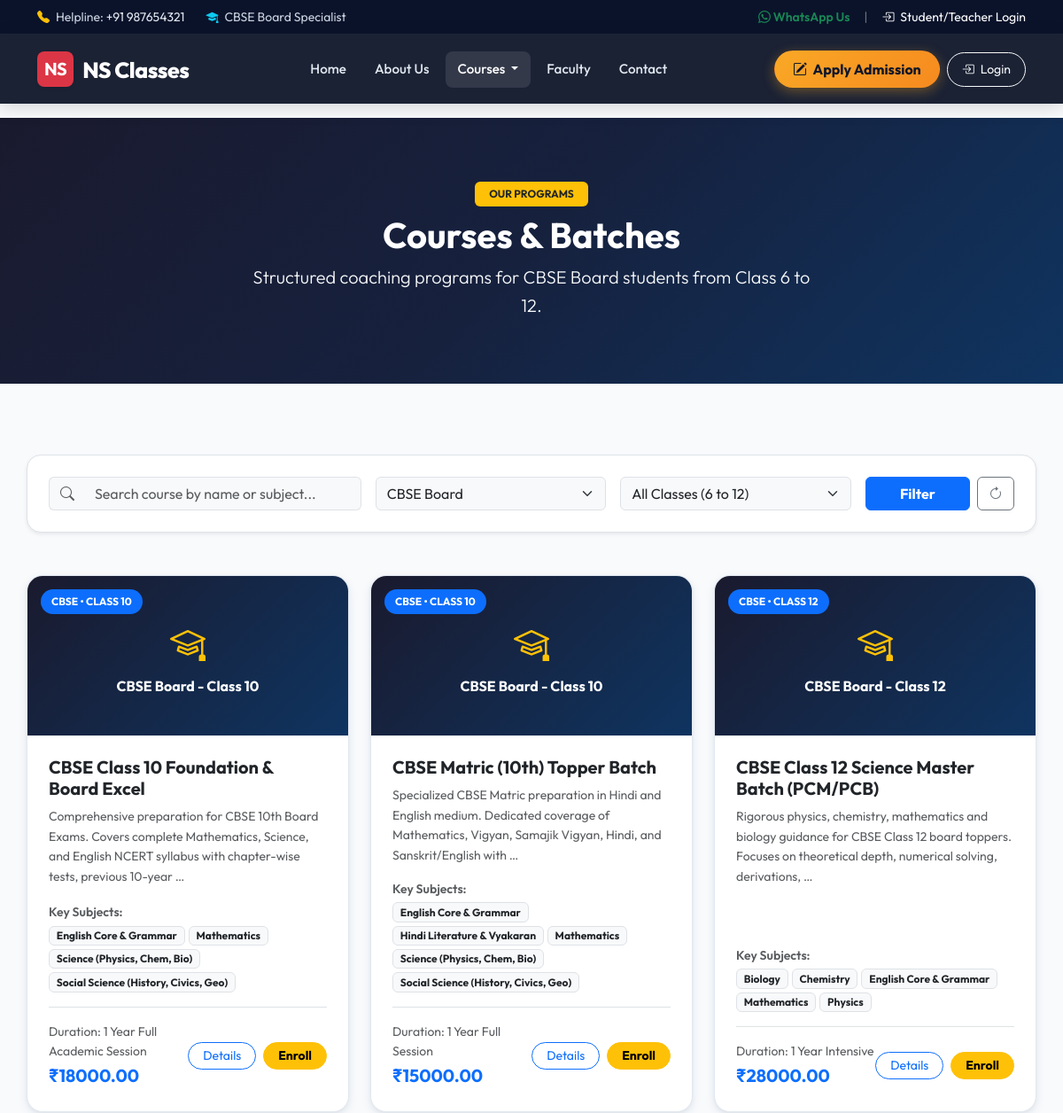
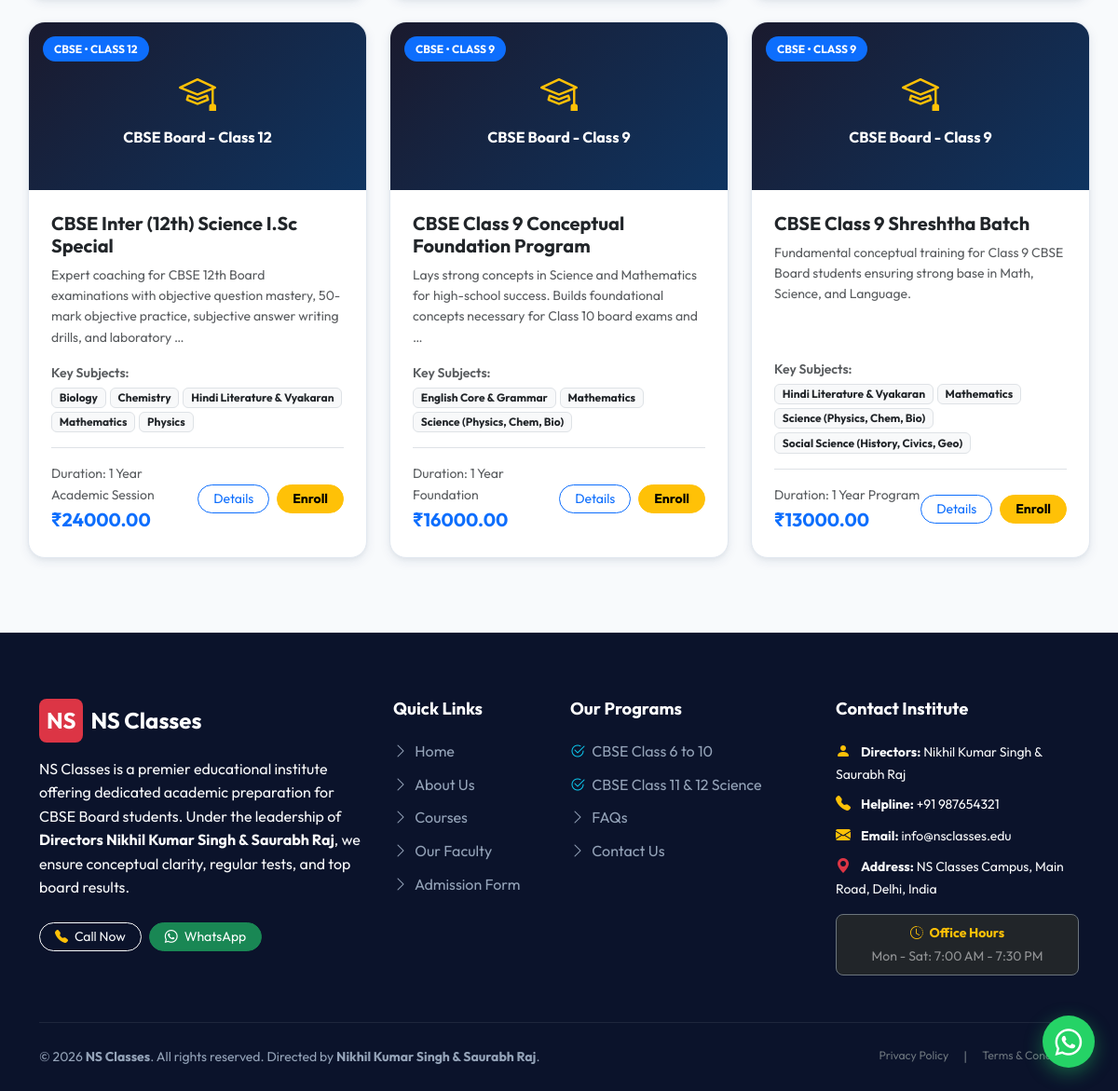
Page /courses/ on the committed database (2 pictures, top to bottom).
### courses/models.py (models this page shows, shortened)
class Course(models.Model):
    BOARD_CHOICES = [
        ('CBSE', 'CBSE Board'),
    ]
    CLASS_CHOICES = [(str(i), f'Class {i}') for i in range(6, 13)]
    name = models.CharField(max_length=200)
    description = models.TextField()
    board = models.CharField(max_length=10, choices=BOARD_CHOICES)
    class_level = models.CharField(max_length=5, choices=CLASS_CHOICES, verbose_name='Class')
    subjects = models.ManyToManyField(Subject, related_name='courses')
    duration = models.CharField(max_length=50, help_text='e.g. 1 Year, 6 Months')
    fees = models.DecimalField(max_digits=10, decimal_places=2, help_text='Course fee in INR')
    image = models.ImageField(upload_to='courses/', blank=True, null=True)
    is_active = models.BooleanField(default=True)
    created_at = models.DateTimeField(auto_now_add=True)
    updated_at = models.DateTimeField(auto_now=True)
    class Meta:
        ordering = ['board', 'class_level', 'name']
        verbose_name = 'Course'
        verbose_name_plural = 'Courses'

class Subject(models.Model):
    name = models.CharField(max_length=100)
    code = models.CharField(max_length=10, unique=True)
    description = models.TextField(blank=True)
    icon = models.CharField(max_length=50, blank=True, help_text='Bootstrap icon class e.g. bi-calculator')
    class Meta:
        ordering = ['name']

### website/views.py (the view)
# urls.py: path('courses/', views.courses_list, name='courses'),
def courses_list(request):
    board_filter = request.GET.get('board', '')
    class_filter = request.GET.get('class', '')
    search_query = request.GET.get('q', '')
    courses = Course.objects.filter(is_active=True)
    if board_filter:
        courses = courses.filter(board=board_filter)
    if class_filter:
        courses = courses.filter(class_level=class_filter)
    if search_query:
        courses = courses.filter(name__icontains=search_query)
    context = {
        'courses': courses,
        'selected_board': board_filter,
        'selected_class': class_filter,
        'search_query': search_query,
    }
    return render(request, 'website/courses.html', context)

### templates/website/courses.html (shortened to what this page needs)
{% extends 'base.html' %}
{% load static %}
{% block content %}
<div class="py-5 text-white" style="background: var(--primary-gradient);">
    <div class="container text-center py-4">
        <span class="badge bg-warning text-dark px-3 py-2 fw-bold mb-2">OUR PROGRAMS</span>
        <h1 class="fw-bold mb-2">Courses & Batches</h1>
        <p class="lead text-light mb-0 mx-auto" style="max-width: 650px;">
            Structured coaching programs for CBSE Board students from Class 6 to 12.
        </p>
    </div>
</div>
<div class="container section-padding">
    <div class="bg-white p-4 rounded-4 shadow-sm border mb-5">
        <form method="GET" class="row g-3 align-items-center">
            <div class="col-lg-4 col-md-6">
                <div class="input-group">
                    <span class="input-group-text bg-light border-end-0"><i class="bi bi-search text-muted"></i></span>
                    <input type="text" name="q" value="{{ search_query }}" class="form-control border-start-0 bg-light" placeholder="Search course by name or subject...">
                </div>
            </div>
            <div class="col-lg-3 col-md-6">
                <select name="board" class="form-select bg-light" onchange="this.form.submit()">
                    <option value="CBSE" selected>CBSE Board</option>
                </select>
            </div>
            <div class="col-lg-3 col-md-6">
                <select name="class" class="form-select bg-light" onchange="this.form.submit()">
                    <option value="">All Classes (6 to 12)</option>
                </select>
            </div>
            <div class="col-lg-2 col-md-6 d-flex gap-2">
                <button type="submit" class="btn btn-primary w-100 fw-bold">Filter</button>
                <a href="{% url 'website:courses' %}" class="btn btn-outline-secondary" title="Reset Filters"><i class="bi bi-arrow-clockwise"></i></a>
            </div>
        </form>
    </div>
    <div class="row g-4">
        {% for course in courses %}
            <div class="col-lg-4 col-md-6">
                <div class="course-card position-relative">
                    <span class="course-badge-board bg-primary text-white">CBSE • Class {{ course.class_level }}</span>
                    <div class="course-img-wrap">
                        {% if course.image %}
                            <img src="{{ course.image.url }}" alt="{{ course.name }}">
                        {% else %}
                            <div class="text-center p-3">
                                <i class="bi bi-mortarboard fs-1 text-warning d-block mb-1"></i>
                                <span class="fw-bold">{{ course.get_board_display }} - Class {{ course.class_level }}</span>
                            </div>
                        {% endif %}
                    </div>
                    <div class="p-4 d-flex flex-column flex-grow-1">
                        <h5 class="fw-bold text-dark mb-2">{{ course.name }}</h5>
                        <p class="text-muted small mb-3 flex-grow-1">{{ course.description|truncatewords:20 }}</p>
                        <div class="mb-3">
                            <small class="text-muted d-block fw-semibold mb-1">Key Subjects:</small>
                            <div class="d-flex flex-wrap gap-1">
                                {% for sub in course.subjects.all %}
                                    <span class="badge bg-light text-dark border">{{ sub.name }}</span>
                                {% endfor %}
                            </div>
                        </div>
                        <div class="d-flex align-items-center justify-content-between pt-3 border-top">
                            <div>
                                <small class="text-muted d-block">Duration: {{ course.duration }}</small>
                                <span class="fw-bold text-primary fs-5">₹{{ course.fees }}</span>
                            </div>
                            <div class="d-flex gap-2">
                                <a href="{% url 'website:course_detail' course.pk %}" class="btn btn-sm btn-outline-primary rounded-pill px-3">Details</a>
                                <a href="{% url 'website:admission' %}?course={{ course.name }}" class="btn btn-sm btn-warning rounded-pill px-3 fw-bold">Enroll</a>
                            </div>
                        </div>
                    </div>
                </div>
            </div>
        {% endfor %}
    </div>
</div>
{% endblock %}

### rows in the picture
Course: class_level "10", board "CBSE Board", name "CBSE Class 10 Foundation & Board Excel", description "Comprehensive preparation for CBSE 10th Board Exams. Covers complete Mathematics, Science, and English NCERT syllabus with chapter-wise tests, previous 10-year …", duration "1 Year Full Academic Session", fees "18000.00"
Subject: name "English Core & Grammar"
Subject: name "Mathematics"
Subject: name "Science (Physics, Chem, Bio)"
Subject: name "Social Science (History, Civics, Geo)"
Course: class_level "10", board "CBSE Board", name "CBSE Matric (10th) Topper Batch", description "Specialized CBSE Matric preparation in Hindi and English medium. Dedicated coverage of Mathematics, Vigyan, Samajik Vigyan, Hindi, and Sanskrit/English with …", duration "1 Year Full Session", fees "15000.00"
Subject: name "Hindi Literature & Vyakaran"
Course: class_level "12", board "CBSE Board", name "CBSE Class 12 Science Master Batch (PCM/PCB)", description "Rigorous physics, chemistry, mathematics and biology guidance for CBSE Class 12 board toppers. Focuses on theoretical depth, numerical solving, derivations, …", duration "1 Year Intensive", fees "28000.00"
Subject: name "Biology"
Subject: name "Chemistry"
Subject: name "Physics"
Course: class_level "12", board "CBSE Board", name "CBSE Inter (12th) Science I.Sc Special", description "Expert coaching for CBSE 12th Board examinations with objective question mastery, 50-mark objective practice, subjective answer writing drills, and laboratory …", duration "1 Year Academic Session", fees "24000.00"
Course: class_level "9", board "CBSE Board", name "CBSE Class 9 Conceptual Foundation Program", description "Lays strong concepts in Science and Mathematics for high-school success. Builds foundational concepts necessary for Class 10 board exams and …", duration "1 Year Foundation", fees "16000.00"
Course: class_level "9", board "CBSE Board", name "CBSE Class 9 Shreshtha Batch", description "Fundamental conceptual training for Class 9 CBSE Board students ensuring strong base in Math, Science, and Language.", duration "1 Year Program", fees "13000.00"

### other values in the picture
{{ SITE_PHONE }} "987654321"
{{ SITE_NAME }} "NS Classes"
{{ SITE_DIRECTOR }} "Nikhil Kumar Singh & Saurabh Raj"
